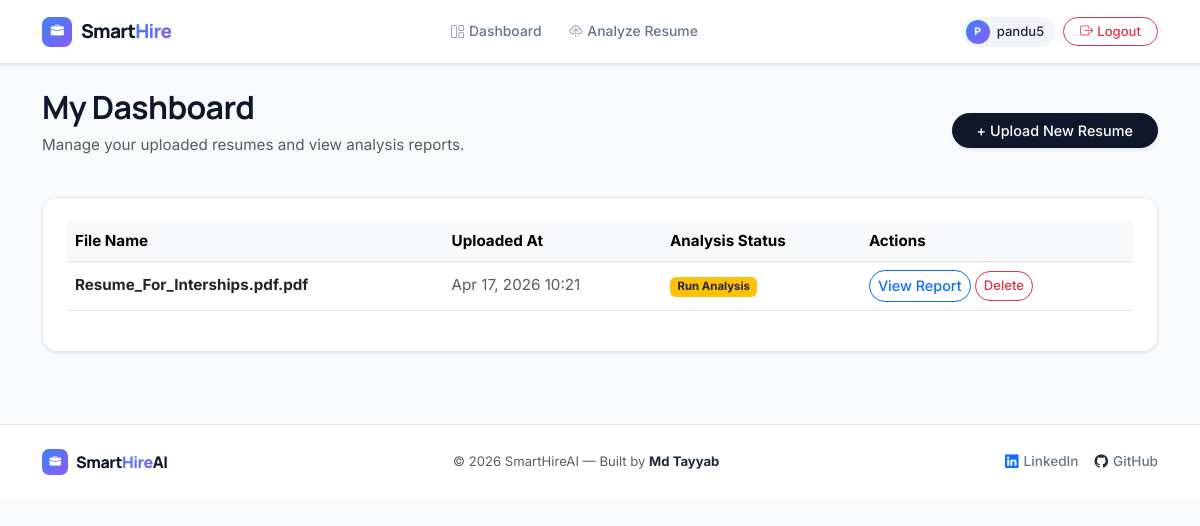
Before: /resume/dashboard/ (signed in) with the older database file.
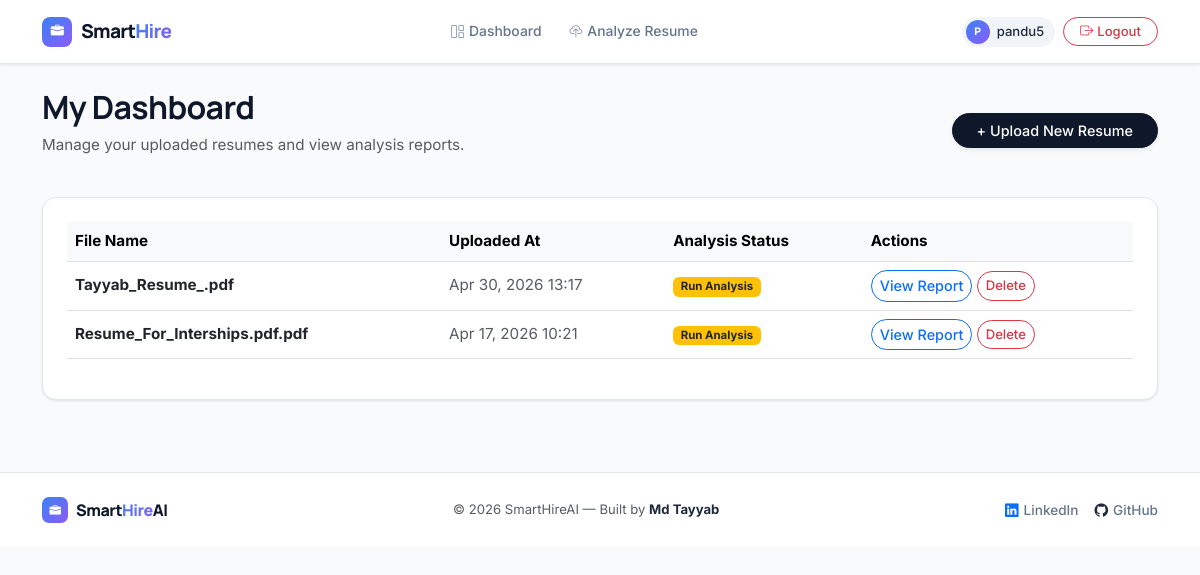
After: the same page with the newer database file.
### resume/models.py (models this page shows, shortened)
class Resume(models.Model):
    user = models.ForeignKey(User, on_delete=models.CASCADE)
    file = models.FileField(upload_to='resumes/')
    uploaded_at = models.DateTimeField(auto_now_add=True)

### resume/views.py (the view)
# urls.py: path('dashboard/', views.dashboard, name='dashboard'),
@login_required
def dashboard(request):
    resumes = Resume.objects.filter(user=request.user).order_by('-uploaded_at')
    context = {
        'resumes': resumes
    }
    return render(request, 'resume/dashboard.html', context)

### templates/resume/dashboard.html (shortened to what this page needs)
{% extends 'base.html' %}
{% block content %}
<div class="row mb-4 align-items-center">
    <div class="col-md-8">
        <h2 class="fw-bold">My Dashboard</h2>
        <p class="text-muted">Manage your uploaded resumes and view analysis reports.</p>
    </div>
    <div class="col-md-4 text-md-end">
        <a href="{% url 'upload_resume' %}" class="btn btn-primary rounded-pill px-4 shadow-sm">+ Upload New Resume</a>
    </div>
</div>
<div class="row">
    <div class="col-12">
        <div class="card card-custom p-4">
            {% if resumes %}
                <div class="table-responsive">
                    <table class="table table-hover align-middle">
                        <thead class="table-light">
                            <tr>
                                <th>File Name</th>
                                <th>Uploaded At</th>
                                <th>Analysis Status</th>
                                <th>Actions</th>
                            </tr>
                        </thead>
                        <tbody>
                            {% for resume in resumes %}
                            <tr>
                                <td>
                                    <strong>{{ resume.file.name|slice:"8:" }}</strong>
                                </td>
                                <td class="text-muted">{{ resume.uploaded_at|date:"M d, Y H:i" }}</td>
                                <td>
                                    {% if hasattr %}
                                        <span class="badge bg-success">Analyzed</span>
                                    {% else %}
                                        <a href="{% url 'analyze_resume' resume.id %}" class="badge bg-warning text-dark text-decoration-none">Run Analysis</a>
                                    {% endif %}
                                </td>
                                <td>
                                    <a href="{% url 'analyze_resume' resume.id %}" class="btn btn-sm btn-outline-primary rounded-pill">View Report</a>
                                    <a href="{% url 'delete_resume' resume.id %}" class="btn btn-sm btn-outline-danger rounded-pill" onclick="return confirm('Are you sure you want to delete this resume?')">Delete</a>
                                </td>
                            </tr>
                            {% endfor %}
                        </tbody>
                    </table>
                </div>
            {% endif %}
        </div>
    </div>
</div>
{% endblock %}

### templates/base.html (shortened to what this page needs)
<!DOCTYPE html>
<html lang="en">
<head>
    <link href="https://cdn.jsdelivr.net/npm/bootstrap@5.3.0/dist/css/bootstrap.min.css" rel="stylesheet">
    <link rel="stylesheet" href="https://cdn.jsdelivr.net/npm/bootstrap-icons@1.11.1/font/bootstrap-icons.css">
</head>
<body>
    <nav class="navbar navbar-expand-lg sticky-top" id="mainNavbar">
        <div class="container">
            <a class="navbar-brand" href="{% url 'home' %}">
                <span class="brand-icon"><i class="bi bi-briefcase-fill"></i></span>
                <span><span class="brand-word">Smart</span><span class="brand-ai">Hire</span></span>
            </a>
            <div class="collapse navbar-collapse" id="navbarNav">
                <ul class="navbar-nav mx-auto gap-1">
                    {% if user.is_authenticated %}
                    <li class="nav-item">
                        <a class="nav-link" href="{% url 'dashboard' %}">
                            <i class="bi bi-grid-1x2"></i> Dashboard
                        </a>
                    </li>
                    <li class="nav-item">
                        <a class="nav-link" href="{% url 'upload_resume' %}">
                            <i class="bi bi-cloud-upload"></i> Analyze Resume
                        </a>
                    </li>
                    {% endif %}
                </ul>
                <ul class="navbar-nav align-items-lg-center gap-2">
                    {% if user.is_authenticated %}
                    <li class="nav-item d-flex align-items-center gap-2">
                        <span class="user-chip d-none d-lg-inline-flex">
                            <span class="user-avatar">{{ user.username|first|upper }}</span>
                            {{ user.username }}
                        </span>
                        <form method="post" action="{% url 'logout' %}" class="m-0">
                            <button type="submit" class="btn btn-sm btn-outline-danger px-3">
                                <i class="bi bi-box-arrow-right me-1"></i>Logout
                            </button>
                        </form>
                    </li>
                    {% endif %}
                </ul>
            </div>
        </div>
    </nav>
    <div class="container py-4 main-content">
        {% block content %}{% endblock %}
    </div>
    <footer class="py-4 mt-5">
        <div class="container">
            <div class="d-flex flex-column flex-md-row align-items-center justify-content-between gap-3">
                <a href="{% url 'home' %}" class="footer-logo text-decoration-none">
                    <span class="footer-logo-icon"><i class="bi bi-briefcase-fill"></i></span>
                    <span>Smart<span
                            style="background:linear-gradient(130deg,#3b82f6,#8b5cf6);-webkit-background-clip:text;-webkit-text-fill-color:transparent;background-clip:text;">Hire</span>AI</span>
                </a>
                <p class="mb-0 text-muted" style="font-size:.82rem;">
                    &copy; <span id="currentYear"></span> SmartHireAI &mdash; Built by <strong style="color:#1e293b;">Md
                        Tayyab</strong>
                </p>
                <div class="d-flex gap-3">
                    <a href="https://www.linkedin.com/in/mohammad-tayyab-6ab214291?utm_source=share&utm_campaign=share_via&utm_content=profile&utm_medium=android_app"
                        target="_blank" rel="noopener noreferrer" class="footer-link">
                        <i class="bi bi-linkedin text-primary"></i> LinkedIn
                    </a>
                    <a href="https://github.com/your-username" target="_blank" rel="noopener noreferrer"
                        class="footer-link">
                        <i class="bi bi-github" style="color:#1e293b;"></i> GitHub
                    </a>
                </div>
            </div>
        </div>
    </footer>
</body>
</html>

### templates/base.html (style rules this page uses)
:root { --clr-dark: #0f172a; --clr-dark-2: #1e293b; --clr-accent: #3b82f6; --clr-accent-2: #8b5cf6; --clr-bg: #f8fafc; --clr-surface: #ffffff; --clr-text: #1e293b; --clr-muted: #64748b; --clr-border: #e2e8f0; --clr-border-2: #cbd5e1; --navbar-h: 64px; --radius-sm: 6px; --radius-md: 10px; --radius-lg: 14px; --shadow-sm: 0 1px 3px rgba(0, 0, 0, .06), 0 1px 2px rgba(0, 0, 0, .04); --shadow-md: 0 4px 12px rgba(0, 0, 0, .08), 0 2px 6px rgba(0, 0, 0, .04); --shadow-lg: 0 12px 32px rgba(0, 0, 0, .1), 0 4px 12px rgba(0, 0, 0, .06); }
*, *::before, *::after { box-sizing: border-box; }
html { scroll-behavior: smooth; }
body { font-family: 'Inter', sans-serif; font-size: .95rem; background: var(--clr-bg); color: var(--clr-text); min-height: 100vh; -webkit-font-smoothing: antialiased; }
h1, h2, h3, h4, h5, h6 { font-family: 'Manrope', sans-serif; font-weight: 700; letter-spacing: -.02em; color: var(--clr-dark); }
.navbar { height: var(--navbar-h); background: rgba(255, 255, 255, .92) !important; backdrop-filter: blur(14px); -webkit-backdrop-filter: blur(14px); border-bottom: 1px solid var(--clr-border); padding: 0; box-shadow: var(--shadow-sm); transition: box-shadow .3s ease; }
.navbar-brand { display: flex; align-items: center; gap: 9px; font-family: 'Manrope', sans-serif; font-weight: 800; font-size: 1.2rem; letter-spacing: -.04em; color: var(--clr-dark) !important; padding: 0; text-decoration: none; }
.brand-icon { width: 30px; height: 30px; background: linear-gradient(135deg, var(--clr-accent), var(--clr-accent-2)); border-radius: 8px; display: flex; align-items: center; justify-content: center; color: #fff; font-size: .82rem; flex-shrink: 0; }
.brand-word { color: var(--clr-dark); }
.brand-ai { background: linear-gradient(130deg, var(--clr-accent), var(--clr-accent-2)); -webkit-background-clip: text; -webkit-text-fill-color: transparent; background-clip: text; }
.nav-link { font-weight: 500; font-size: .87rem; color: var(--clr-muted) !important; padding: .4rem .75rem !important; border-radius: var(--radius-sm); transition: color .18s, background .18s; display: flex; align-items: center; gap: 5px; }
.nav-link i { font-size: .8rem; opacity: .8; }
.user-chip { display: inline-flex; align-items: center; gap: 7px; background: #f1f5f9; border-radius: 99px; padding: 3px 11px 3px 4px; font-size: .82rem; font-weight: 500; color: var(--clr-text); }
.user-avatar { width: 24px; height: 24px; border-radius: 50%; background: linear-gradient(135deg, var(--clr-accent), var(--clr-accent-2)); display: flex; align-items: center; justify-content: center; color: #fff; font-size: .65rem; font-weight: 700; flex-shrink: 0; }
.card-custom { background: var(--clr-surface); border: 1px solid var(--clr-border); border-radius: var(--radius-lg); box-shadow: var(--shadow-sm); transition: box-shadow .22s ease, transform .22s ease; }
.btn { font-family: 'Inter', sans-serif; font-weight: 500; border-radius: var(--radius-md); font-size: .9rem; transition: all .2s ease; }
.btn-primary { background: var(--clr-dark); border-color: var(--clr-dark); color: #fff; }
.btn-outline-danger { border-radius: 99px; font-size: .82rem; }
footer { background: var(--clr-surface) !important; border-top: 1px solid var(--clr-border); }
.footer-logo { display: flex; align-items: center; gap: 8px; font-family: 'Manrope', sans-serif; font-weight: 800; font-size: 1rem; letter-spacing: -.03em; color: var(--clr-dark); text-decoration: none; }
.footer-logo-icon { width: 26px; height: 26px; border-radius: 7px; background: linear-gradient(135deg, var(--clr-accent), var(--clr-accent-2)); display: flex; align-items: center; justify-content: center; color: #fff; font-size: .72rem; flex-shrink: 0; }
.footer-link { color: var(--clr-muted); text-decoration: none; font-size: .85rem; font-weight: 500; transition: color .2s; display: inline-flex; align-items: center; gap: 5px; }

Changed rows visible on the page:
added Resume: file.name "Tayyab_Resume_.pdf", uploaded_at "Apr 30, 2026 13:17"
